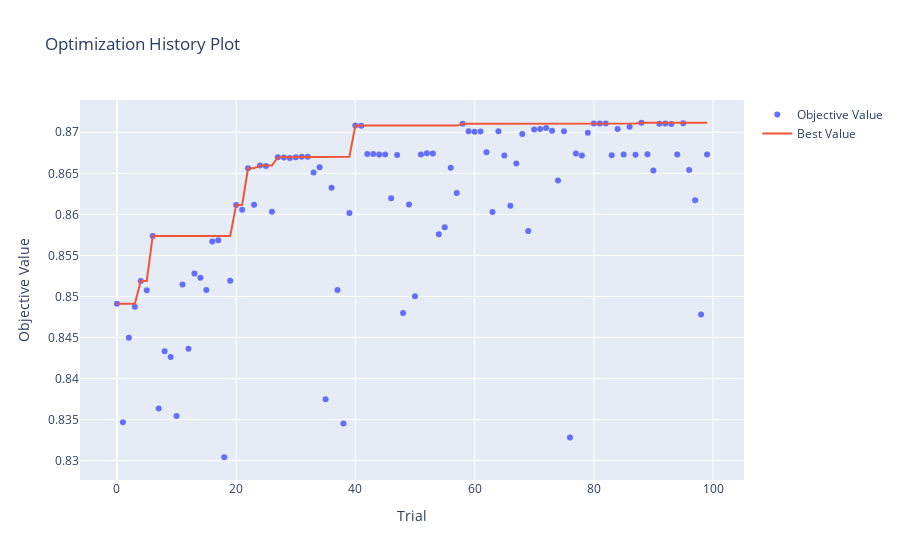

The notebook cell saved with this chart:
### Code cell
fig1 = optuna.visualization.plot_optimization_history(study)
show(fig1)
